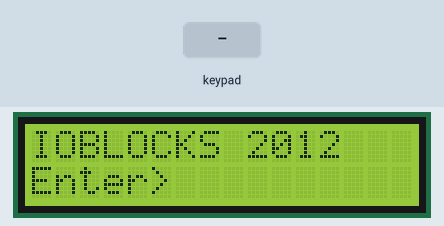
This sketch was run on a simulated Arduino Uno, built with avr-gcc and run on an emulated ATmega328P. On the bench: 16×2 character LCD. The inputs (shaded band) are chosen by the test bench. What the sketch prints to the serial monitor is not drawn.

Above: at 3.2 s.
3.3 s: keypad keys 6 7 8 9 A pressed 0.4 s apart
At 6.3 s:
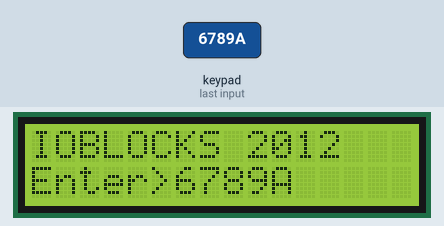
6.8 s: key 'E' pressed
At 7.7 s:
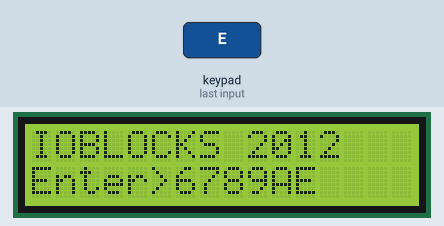
8.3 s: key 'D' pressed
At 9.3 s:
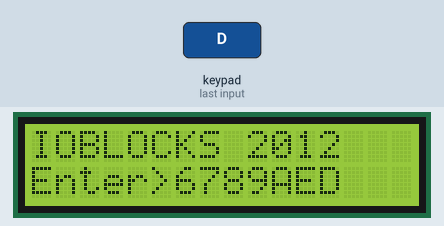
9.8 s: key 'B' pressed
At 11.0 s:
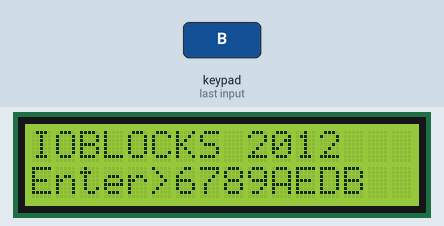
11.3 s: key 'C' pressed
At 12.5 s:
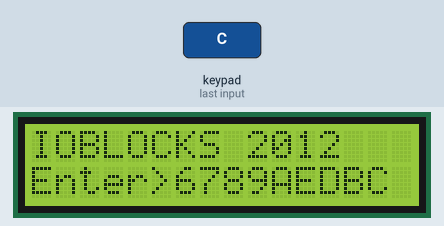
12.8 s: key 'A' pressed
At 13.6 s:
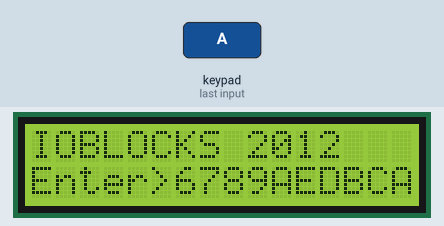
Timing chart, 0 to 15.3 s (numbered marks = the images above; inputs shaded):
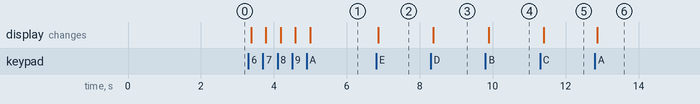

Measured:
- after the input at 3.3 s, the display: first changes after 0.08 s (image 1 shows a later state)
- after the input at 6.8 s, the display: changes after 0.06 s (image 2)
- after the input at 8.3 s, the display: changes after 0.07 s (image 3)
- after the input at 9.8 s, the display: changes after 0.09 s (image 4)
- after the input at 11.3 s, the display: changes after 0.10 s (image 5)
- after the input at 12.8 s, the display: changes after 0.06 s (image 6)

The sketch:

LCD_Keyboard.ino
```cpp
#include <LiquidCrystal.h>

#include <Keypad.h>

LiquidCrystal  lcd (11,10,6,7,8,9);


const byte rows = 4;
const byte cols = 4;
const char keys [rows][cols] =
{
  {'1','2','3','F'},
  {'4','5','6','E'},
  {'7','8','9','D'},
  {'A','0','B','C'}
};

byte rowPins[rows] = {6,7,8,9}; //connect to the row pinouts of the keypad
byte colPins[cols] = {2,3,4,5}; //connect to the column pinouts of the keypad
Keypad keypad = Keypad( makeKeymap(keys), rowPins, colPins, rows, cols );

void setup(){
  Serial.begin(9600);
  lcd.begin(16,2);
  lcd.noAutoscroll();
  lcd.print("IOBLOCKS 2012");
  lcd.setCursor(0,1);
  lcd.print("Enter>");
  delay(2000);
  keypad.setDebounceTime(20);
}

void initLCDKeys()
{
  for (int i = 0; i < sizeof(rowPins); i++)
    pinMode(rowPins[i],OUTPUT);
  for (int i = 0; i < sizeof(colPins); i++)
  {
    pinMode(colPins[i],INPUT);
    digitalWrite(colPins[i],LOW);
  }
}

void loop(){

  char key = keypad.getKey();
  initLCDKeys();
  delay(50);
  if (key != NO_KEY){
    Serial.println(key);
    if (key == 'F')
    {
      lcd.setCursor(6,1);
      lcd.write("          ");
      lcd.setCursor(6,1);
    } else
      lcd.print(key);
  }


}
```
